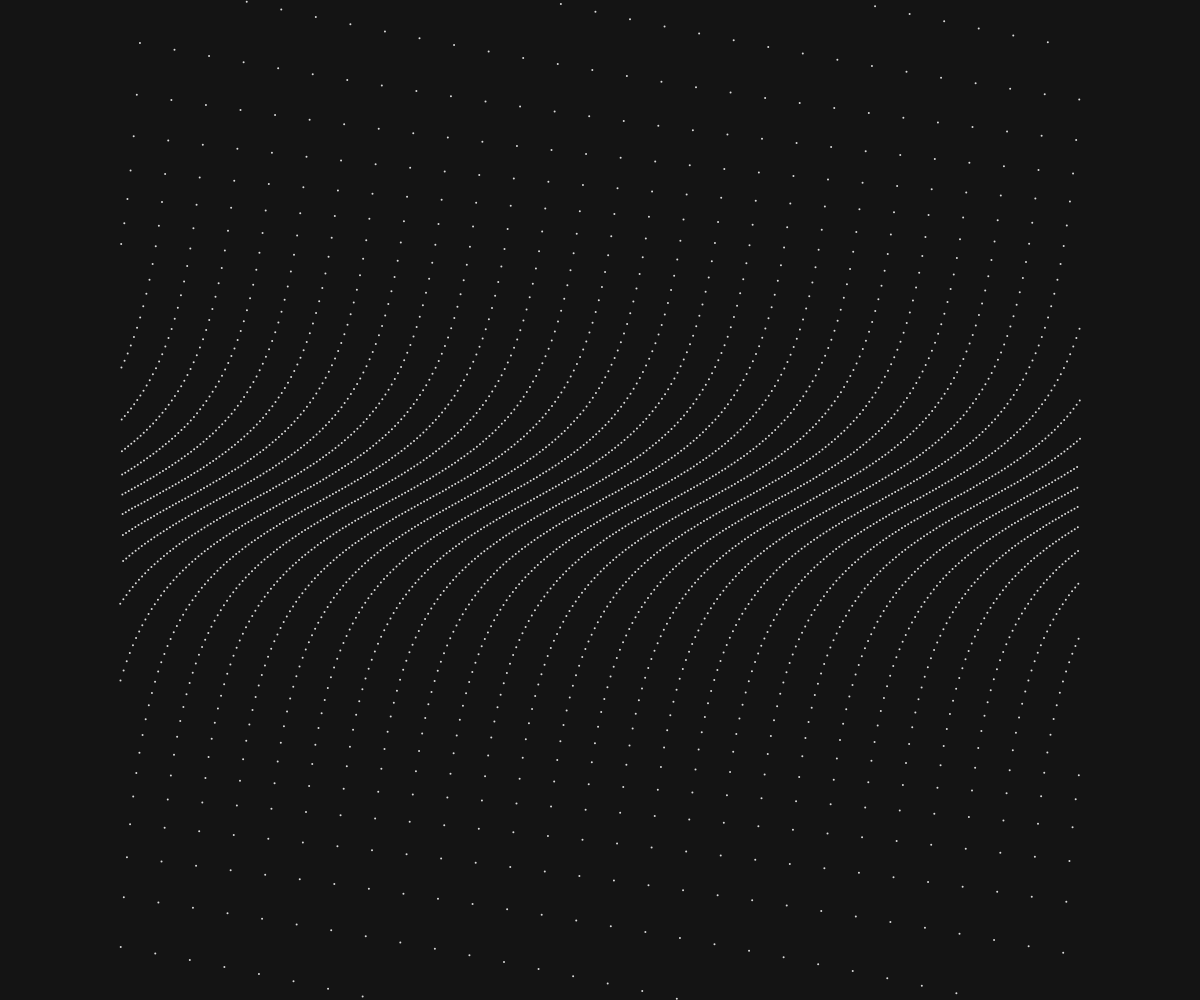
Frame 1 (no input)
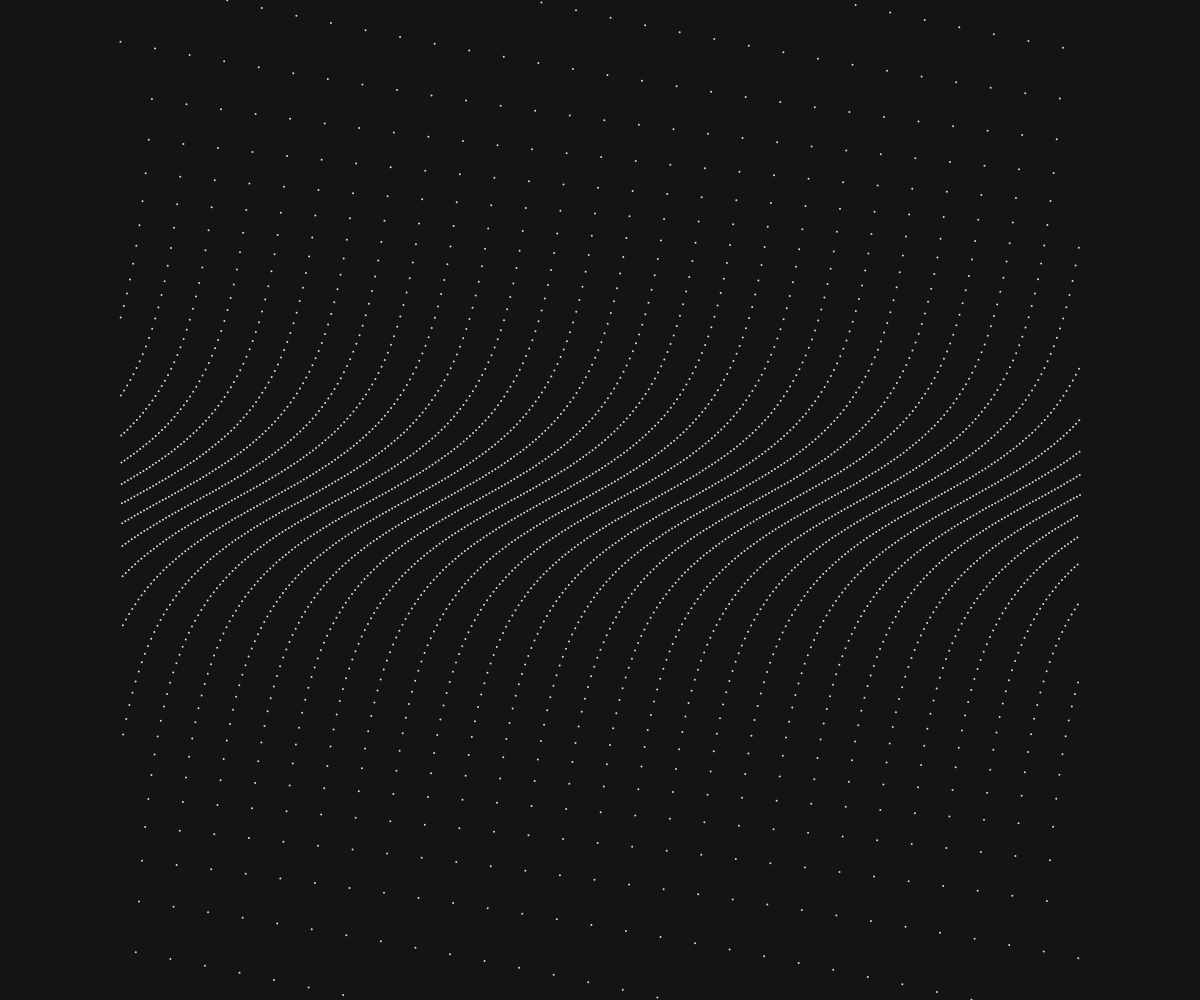
Frame 60 (no input)
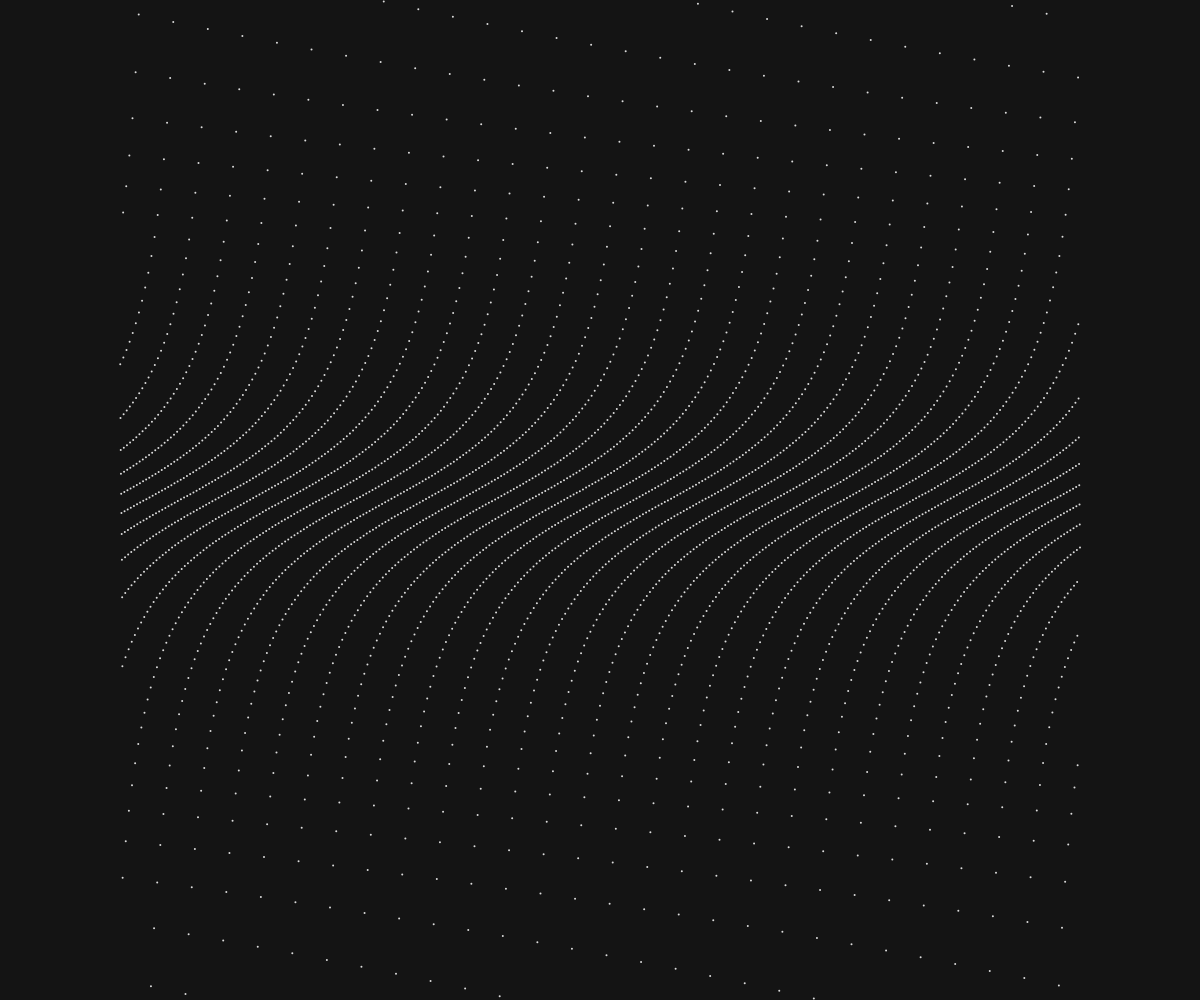
Frame 120 (the mouse pressed at the canvas centre since frame 60)

The p5.js sketch that drew these frames (run headless with seeded random() and noise() and a simulated clock; from frame 60 on, the mouse is pressed at the canvas centre):

// p5.js sketch
// ── sketch.js
let entities = []
let climbSpeed = 80
let entityCount = 4000
let slideSpeed = 1
let width = 100

function setup(){
  let cx = windowWidth/2
  let cy = windowHeight/2
  createCanvas(windowWidth,windowHeight)
  for(let i = 0; i<entityCount;i++){
    entities.push(new entity(i))
  }
}

function draw(){
  let cx = windowWidth/2
  let cy = windowHeight/2
  background(20)
  translate(cx,cy)
  entities.forEach(e => {
    e.update()
    e.render()
  });
}

class entity{
  constructor(i){
    this.i = i
    this.x = (entityCount/2 - i)*(windowWidth/(entityCount+1000))
    this.y = 0
  }
  update(){
    this.y = (climbSpeed*tan(this.x+(frameCount/100)))
    this.x = this.x
  }
  render(){
    push()
    fill(220)
    noStroke()
    ellipse(this.x,this.y,2,2)
    pop()
  }
}
